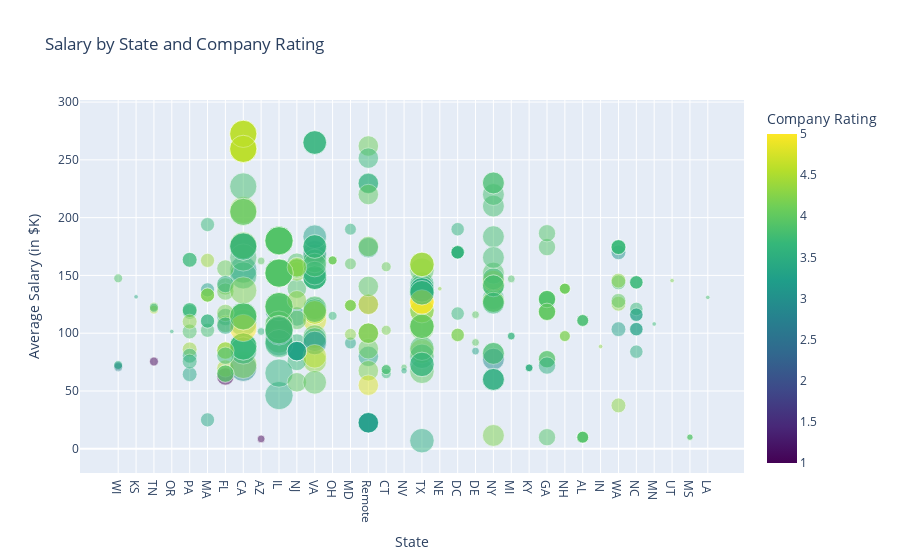

Notebook source saved alongside this figure:
### Code cell
# plotlty express scatter
fig = px.scatter(
    clean_df,
    x='State', y='Average Salary',
    size='Postings', color='Company Rating',
    hover_name='Company Name',
    hover_data=['Company Rating', 'Job Category', 'Remote'],
    title='Salary by State and Company Rating',
    labels={'State': 'State', 'Job Category': 'Position', 'Average Salary': 'Average Salary (in $K)','Remote':'Remote'},
    color_continuous_scale=px.colors.sequential.Viridis,
    height=700
)
# add interaction popup with a white border
fig.update_traces(marker=dict(opacity=.5, 
                              line=dict(width=.7, 
                                        color='white')))
fig.show()

### Figure 1 — Plotly figure (JSON) as saved in the notebook; plotly's stock layout.template omitted (floating-point values rounded to 4 significant figures; data arrays with more than 128 entries replaced by an {"elided": "..."} marker saying what was removed)
{"data": [{"customdata": {"elided": "339x3 mixed values"}, "hovertemplate": "<b>%{hovertext}</b><br><br>State=%{x}<br>Average Salary (in $K)=%{y}<br>Postings=%{marker.size}<br>Company Rating=%{marker.color}<br>Position=%{customdata[1]}<br>Remote=%{customdata[2]}<extra></extra>", "hovertext": {"elided": "339 str values"}, "legendgroup": "", "marker": {"color": {"elided": "339 float values"}, "coloraxis": "coloraxis", "line": {"color": "white", "width": 0.7}, "opacity": 0.5, "size": {"elided": "339 int values"}, "sizemode": "area", "sizeref": 0.1, "symbol": "circle"}, "mode": "markers", "name": "", "orientation": "v", "showlegend": false, "type": "scatter", "x": {"elided": "339 str values"}, "xaxis": "x", "y": {"elided": "339 float values"}, "yaxis": "y"}], "layout": {"autosize": true, "coloraxis": {"colorbar": {"title": {"text": "Company Rating"}}, "colorscale": [[0, "#440154"], [0.1111, "#482878"], [0.2222, "#3e4989"], [0.3333, "#31688e"], [0.4444, "#26828e"], [0.5556, "#1f9e89"], [0.6667, "#35b779"], [0.7778, "#6ece58"], [0.8889, "#b5de2b"], [1, "#fde725"]]}, "legend": {"itemsizing": "constant", "tracegroupgap": 0}, "title": {"text": "Salary by State and Company Rating"}, "xaxis": {"anchor": "y", "autorange": true, "domain": [0, 1], "range": [-2.07, 34.98], "title": {"text": "State"}, "type": "category"}, "yaxis": {"anchor": "x", "autorange": true, "domain": [0, 1], "range": [-17.19, 297.6], "title": {"text": "Average Salary (in $K)"}, "type": "linear"}}}
